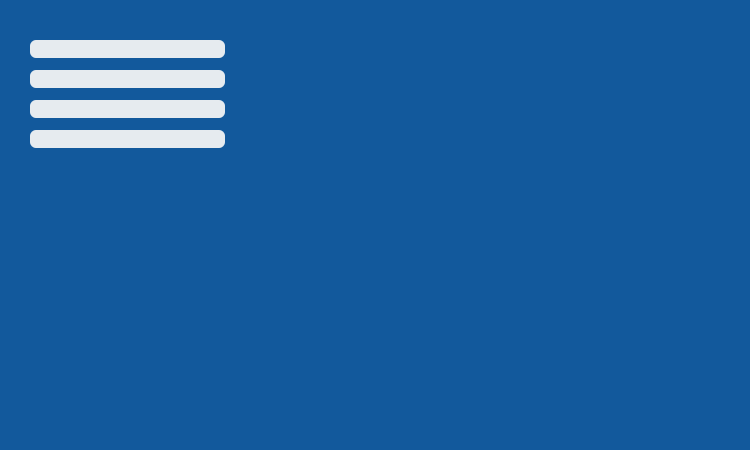
<?xml version="1.0" encoding="UTF-8"?>
<ui version="4.0">
 <class>ProntoSoccorso</class>
 <widget class="QWidget" name="ProntoSoccorso">
  <property name="geometry">
   <rect>
    <x>0</x>
    <y>0</y>
    <width>750</width>
    <height>450</height>
   </rect>
  </property>
  <property name="minimumSize">
   <size>
    <width>750</width>
    <height>450</height>
   </size>
  </property>
  <property name="maximumSize">
   <size>
    <width>750</width>
    <height>450</height>
   </size>
  </property>
  <property name="windowTitle">
   <string>Form</string>
  </property>
  <property name="styleSheet">
   <string notr="true">background-color: rgb(18, 89, 156);</string>
  </property>
  <widget class="QLabel" name="Nome">
   <property name="geometry">
    <rect>
     <x>30</x>
     <y>40</y>
     <width>195</width>
     <height>18</height>
    </rect>
   </property>
   <property name="styleSheet">
    <string notr="true">background-color: rgb(230, 235, 239);
border: 0px solid black;
border-radius: 6px;

</string>
   </property>
   <property name="text">
    <string/>
   </property>
  </widget>
  <widget class="QLabel" name="Cognome">
   <property name="geometry">
    <rect>
     <x>30</x>
     <y>70</y>
     <width>195</width>
     <height>18</height>
    </rect>
   </property>
   <property name="styleSheet">
    <string notr="true">background-color: rgb(230, 235, 239);
border: 0px solid black;
border-radius: 6px;

</string>
   </property>
   <property name="text">
    <string/>
   </property>
  </widget>
  <widget class="QLabel" name="CodiceFiscale">
   <property name="geometry">
    <rect>
     <x>30</x>
     <y>100</y>
     <width>195</width>
     <height>18</height>
    </rect>
   </property>
   <property name="styleSheet">
    <string notr="true">background-color: rgb(230, 235, 239);
border: 0px solid black;
border-radius: 6px;

</string>
   </property>
   <property name="text">
    <string/>
   </property>
  </widget>
  <widget class="QLabel" name="DataDiRicovero">
   <property name="geometry">
    <rect>
     <x>30</x>
     <y>130</y>
     <width>195</width>
     <height>18</height>
    </rect>
   </property>
   <property name="styleSheet">
    <string notr="true">background-color: rgb(230, 235, 239);
border: 0px solid black;
border-radius: 6px;

</string>
   </property>
   <property name="text">
    <string/>
   </property>
  </widget>
 </widget>
 <resources/>
 <connections/>
</ui>
